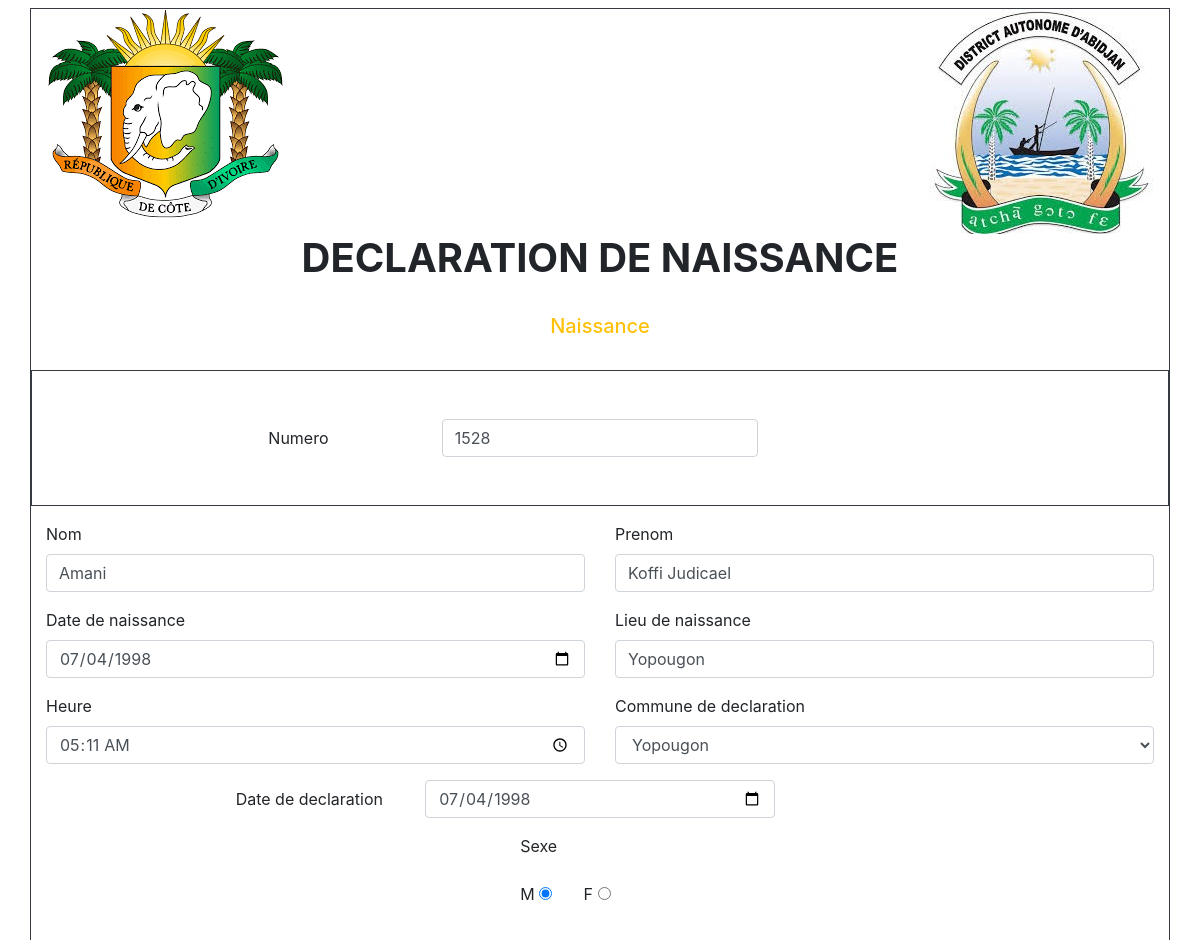
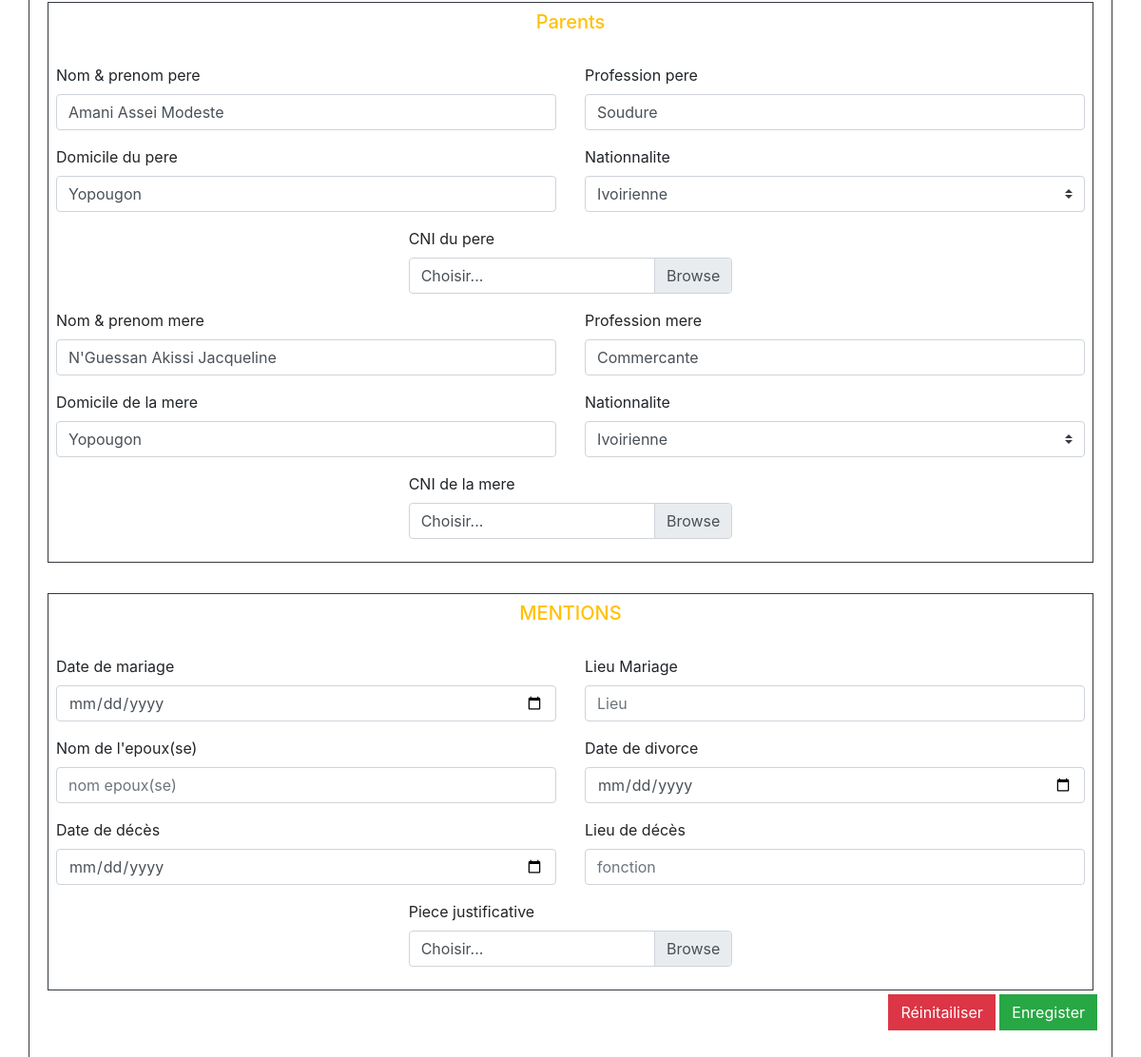
The page /index.php?modifier=1528 on the database its author committed (2 pictures, top to bottom).
### tables this page shows
CREATE TABLE IF NOT EXISTS `naissances` (
  `NUMERO` int(11) NOT NULL,
  `ID_PERE` int(11) NOT NULL,
  `ID_MERE` int(11) NOT NULL,
  `ID_AGENT` int(11) NOT NULL,
  `NOM_ENFANT` varchar(100) DEFAULT NULL,
  `PRENOM_ENFANT` varchar(100) DEFAULT NULL,
  `DATE_NAISSANCE_ENFANT` date DEFAULT NULL,
  `LIEU_NAISSANCE_ENFANT` varchar(100) DEFAULT NULL,
  `LIEU_DECLARATION_ENFANT` varchar(100) DEFAULT NULL,
  `DATE_DECLARATION_ENFANT` date DEFAULT NULL,
  `LIEU_JUSTIFICATIF_NAISSANCE` varchar(100) DEFAULT NULL,
  `SEXE_ENFANT` varchar(20) DEFAULT NULL,
  `DATE_DECES` varchar(255) DEFAULT NULL,
  `LIEU_DECES` varchar(100) DEFAULT NULL,
  `PIECE_JUSTIFICATIF_DECES` varchar(100) DEFAULT NULL,
  `HEURE_NAISSANCE_ENFANT` varchar(255) NOT NULL,
  PRIMARY KEY (`NUMERO`),
  KEY `FK_NAISSANC_ENREGISTR_AGENT` (`ID_AGENT`),
  KEY `FK_NAISSANC_ETRE_MERE_MERE` (`ID_MERE`),
  KEY `FK_NAISSANC_ETRE_PERE_PERE` (`ID_PERE`)
);

CREATE TABLE IF NOT EXISTS `peres` (
  `ID_PERE` int(11) NOT NULL AUTO_INCREMENT,
  `ID_NATIONALITE` int(11) NOT NULL,
  `NOM_PERE` varchar(100) DEFAULT NULL,
  `PROFESSION_PERE` varchar(100) DEFAULT NULL,
  `PIECE_JUSTIFICATIF_PERE` varchar(100) DEFAULT NULL,
  `DOMICILE_PERE` varchar(255) DEFAULT NULL,
  PRIMARY KEY (`ID_PERE`),
  KEY `FK_PERE_ETRE_NATIONAL` (`ID_NATIONALITE`)
);

CREATE TABLE IF NOT EXISTS `nationalites` (
  `ID_NATIONALITE` int(11) NOT NULL AUTO_INCREMENT,
  `LIBELLE_NATIONALITE` varchar(100) DEFAULT NULL,
  PRIMARY KEY (`ID_NATIONALITE`)
);

CREATE TABLE IF NOT EXISTS `meres` (
  `ID_MERE` int(11) NOT NULL AUTO_INCREMENT,
  `ID_NATIONALITE` int(11) NOT NULL,
  `NOM_MERE` varchar(100) DEFAULT NULL,
  `PROFESSION_MERE` varchar(100) DEFAULT NULL,
  `PIECE_JUSTIFICATIF_MERE` varchar(100) DEFAULT NULL,
  `DOMICILE_MERE` varchar(255) DEFAULT NULL,
  PRIMARY KEY (`ID_MERE`),
  KEY `FK_MERE_ETRE_1_NATIONAL` (`ID_NATIONALITE`)
);

### index.php (the view, shortened to what the rows shown need)
<?php
require 'config/config.php';
$nationalites = $db->query('SELECT * FROM nationalites');
$nationalite = $db->query('SELECT * FROM nationalites');
if (isset($_GET['modifier'])) {
    $numero=$_GET['modifier'];
    if (!empty($numero) AND is_numeric($numero)) {
        $extrait = $db->prepare("SELECT * FROM naissances WHERE numero=?");
        $extrait->execute(array($numero));
        $extrait = $extrait->fetch();
        $pere = $db->prepare("SELECT * FROM peres WHERE ID_PERE = ?");
        $mere = $db->prepare("SELECT * FROM meres WHERE ID_MERE = ?");
        $mere->execute(array($extrait['ID_MERE']));
        $mere = $mere->fetch();
        $pere->execute(array($extrait['ID_PERE']));
        $pere = $pere->fetch();
    }
}
?>
<html lang="en">
<head>
    <link rel="stylesheet" href="https://stackpath.bootstrapcdn.com/bootstrap/4.5.0/css/bootstrap.min.css">
    <link rel="stylesheet" href="https://cdnjs.cloudflare.com/ajax/libs/limonte-sweetalert2/7.2.0/sweetalert2.min.css">
</head>
<body>
<div class="container mt-2 border border-dark mb-2 pb-2">
  <h1 class="text-center"><strong>DECLARATION DE NAISSANCE</strong></h1>
    <br>
    <div class="mb-2 pb-2">
        <br>
        <form  id="needs-validation"  enctype="multipart/form-data" method="post" novalidate>
            <div class="form-group row border border-dark p-5 ">
                <div class="col-sm-4">
                <input type="number" class="form-control" id="numero"  name="numero" aria-describedby="inputGroupPrepend" value="<?php if(isset($extrait['NUMERO'])){ echo $extrait['NUMERO']; } ;?>" required>
                </div>
            </div>
            <div class="row ">
                                <div class="col-sm-6 col-md-6 col-xs-12">
                                    <div class="form-group">
                                        <label for="firstname">Nom</label>
                                        <input type="text" id="nom" name="nom" value="<?php if(isset($extrait['NOM_ENFANT'])){ echo $extrait['NOM_ENFANT']; } ;?>" placeholder="nom" class="form-control" aria-describedby="inputGroupPrepend"  required/>
                                    </div>
                                </div>
                                <div class="col-sm-6 col-md-6 col-xs-12">
                                    <div class="form-group">
                                        <label for="prenom">Prenom</label>
                                        <input type="text" id="prenom" name="prenom" value="<?php if(isset($extrait['PRENOM_ENFANT'])){ echo $extrait['PRENOM_ENFANT']; } ;?>" placeholder="Prenom" class="form-control" aria-describedby="inputGroupPrepend"  required/>
                                    </div>
                                </div>
                            </div>
                            <div class="row">
                                <div class="col-sm-6 col-md-6 col-xs-12">
                                    <div class="form-group">
                                        <label for="date_naissance">Date de naissance</label>
                                        <input type="date" id="date_naiss" name="date_naiss" max="<?php echo date("Y-m-d"); ?>" class="form-control" value="<?php if(isset($extrait['DATE_NAISSANCE_ENFANT'])){ echo $extrait['DATE_NAISSANCE_ENFANT']; } ;?>" aria-describedby="inputGroupPrepend"  required />
                                    </div>
                                </div>
                                <div class="col-sm-6 col-md-6 col-xs-12">
                                    <div class="form-group">
                                        <label for="lieu_naiss">Lieu de naissance</label>
                                        <input type="text" id="lieu_naiss" name="lieu_naiss" class="form-control" aria-describedby="inputGroupPrepend"  value="<?php if(isset($extrait['LIEU_NAISSANCE_ENFANT'])){ echo $extrait['LIEU_NAISSANCE_ENFANT']; } ;?>" required/>
                                    </div>
                                </div>
                            </div>
                            <div class="row">
                                <div class="col-sm-6 col-md-6 col-xs-12">
                                    <div class="form-group">
                                        <label for="heure_naiss">Heure</label>
                                        <input type="time" id="heure_naiss" name="heure_naiss" class="form-control" value="<?php if(isset($extrait['HEURE_NAISSANCE_ENFANT'])){ echo $extrait['HEURE_NAISSANCE_ENFANT']; } ;?>" aria-describedby="inputGroupPrepend"  required/>
                                    </div>
                                </div>
                                <div class="col-sm-6 col-md-6 col-xs-12">
                                    <div class="form-group">
                                        <label for="lieu_declaration">Commune de declaration</label>
                                        <select name="lieu_declaration" id="" class="form-control" required>
                                            <option <?php if(isset($extrait['LIEU_DECLARATION_ENFANT'])){ if(strtolower($extrait['LIEU_DECLARATION_ENFANT']) == 'yopougon'){echo("selected");}} ?> value="yopougon">Yopougon</option>
                                        </select>
                                    </div>
                                </div>
                            </div>
                            <div class="form-group row">
                                <div class="col-sm-4">
                                <input type="date" class="form-control" max="<?php echo date("Y-m-d"); ?>" id="date_declaration" value="<?php if(isset($extrait['DATE_DECLARATION_ENFANT'])){ echo $extrait['DATE_DECLARATION_ENFANT']; } ;?>" name="date_declaration" aria-describedby="inputGroupPrepend" required >
                                </div>
                            </div>
                            <div class="row">
                                <div class="col-sm-4">
                                    <div class="form-group">
                                        <label>Sexe</label>
                                    </div>
                                    <label class="text-black "> M </label> <input type="radio"  id="sexe1" name="sexe" value="masculin" <?php if(isset($extrait['SEXE_ENFANT'])){ if(strtolower($extrait['SEXE_ENFANT']) == 'masculin'){echo("checked");}}else{ echo "checked";} ?>> &nbsp;&nbsp;&nbsp;&nbsp;&nbsp;
                                    <label class="text-black "> F </label> <input type="radio"  id="sexe2" name="sexe" value="feminin" <?php if(isset($extrait['SEXE_ENFANT'])){ if(strtolower($extrait['SEXE_ENFANT']) == 'feminin'){echo("checked");}}?> >
                                </div>
                            </div>
    <br>
                        <div class="border border-dark p-2 m-1">
                            <br>
                            <div class="row ">
                                <div class="col-sm-6 col-md-6 col-xs-12">
                                    <div class="form-group">
                                        <label for="firstname">Nom & prenom pere</label>
                                        <input type="text" id="nom_pere"  name="nom_pere" value="<?php if(isset($pere['NOM_PERE'])){ echo $pere['NOM_PERE']; } ;?>" class="form-control" aria-describedby="inputGroupPrepend" required />
                                    </div>
                                </div>
                                <div class="col-sm-6 col-md-6 col-xs-12">
                                    <div class="form-group">
                                        <label for="lastname">Profession pere</label>
                                        <input type="text" id="fonction_pere" name="fonction_pere" value="<?php if(isset($pere['PROFESSION_PERE'])){ echo $pere['PROFESSION_PERE']; } ;?>" placeholder="fonction" class="form-control" aria-describedby="inputGroupPrepend"  required/>
                                    </div>
                                </div>
                            </div>
                            <div class="row">
                                <div class="col-sm-6 col-md-6 col-xs-12">
                                    <div class="form-group">
                                        <label for="domicile_pere">Domicile du pere</label>
                                        <input type="text" id="domicile_pere" name="domicile_pere" value="<?php if(isset($pere['DOMICILE_PERE'])){ echo $pere['DOMICILE_PERE']; } ;?>" placeholder="domicile pere" class="form-control" aria-describedby="inputGroupPrepend" required />
                                    </div>
                                </div>
                                <div class="col-sm-6 col-md-6">
                                    <div class="form-group">
                                        <label for="sexe">Nationnalite</label>
                                        <select class="custom-select" name="nationalite_pere" required>
                                            <?php while($a = $nationalites->fetch() ): ?>
                                                <option <?php if(isset($pere['ID_NATIONALITE'])){ if($pere['ID_NATIONALITE'] == $a['ID_NATIONALITE']){echo("selected");}} ?>  value="<?php if(isset($a['ID_NATIONALITE'])){echo $a['ID_NATIONALITE'];} ;?>"  > <?php echo $a['LIBELLE_NATIONALITE'] ?>  </option>
                                            <?php endwhile ?>
                                        </select>
                                    </div>
                            </div>
                        </div>
                            <div class="row">
                                <div class="col-sm-6 col-md-6 col-xs-12">
                                    <div class="form-group">
                                        <label for="firstname">Nom & prenom mere</label>
                                        <input type="text" id="nom_mere" name="nom_mere" class="form-control" value="<?php if(isset($mere['NOM_MERE'])){ echo $mere['NOM_MERE']; } ;?>" aria-describedby="inputGroupPrepend"  required/>
                                    </div>
                                </div>
                                <div class="col-sm-6 col-md-6 col-xs-12">
                                    <div class="form-group">
                                        <label for="lastname">Profession mere</label>
                                        <input type="text" id="fonction_mere" name="fonction_mere"  value="<?php if(isset($mere['PROFESSION_MERE'])){ echo $mere['PROFESSION_MERE']; } ;?>" placeholder="fonction" class="form-control" aria-describedby="inputGroupPrepend"  required/>
                                    </div>
                                </div>
                            </div>
                            <div class="row">
                                <div class="col-sm-6 col-md-6 col-xs-12">
                                    <div class="form-group">
                                        <label for="domicile_pere">Domicile de la mere</label>
                                        <input type="text" name="domicile_mere"  id="domicile_mere" value="<?php if(isset($mere['DOMICILE_MERE'])){ echo $mere['DOMICILE_MERE']; } ;?>" placeholder="domicile pere" class="form-control" aria-describedby="inputGroupPrepend"  required/>
                                    </div>
                                </div>
                                <div class="col-sm-6 col-md-6">
                                    <div class="form-group">
                                        <label for="sexe">Nationnalite</label>
                                        <select class="custom-select" name="nationalite_mere" required>
                                            <?php while($b = $nationalite->fetch() ): ?>
                                        <option <?php if(isset($mere['ID_NATIONALITE'])){ if($mere['ID_NATIONALITE'] == $b['ID_NATIONALITE']){echo("selected");}} ?>  value="<?php if(isset($b['ID_NATIONALITE'])){echo $b['ID_NATIONALITE'];} ;?>"  > <?php echo $b['LIBELLE_NATIONALITE'] ?>  </option>
                                        <?php endwhile ?>
                                                                                </select>
                                    </div>
                            </div>
                        </div>
                            </div>
                            <br>
        </form>
    </div>
</div>
</body>
</html>

### rows shown on the page
naissances: numero "1528", nom "Amani", prenom "Koffi Judicael", date_naiss "07/04/1998", lieu_naiss "Yopougon", heure_naiss "05:11", lieu_declaration "Yopougon", date_declaration "07/04/1998", SEXE_ENFANT "☑"
peres: nom_pere "Amani Assei Modeste", fonction_pere "Soudure", domicile_pere "Yopougon", nationalite_pere "Ivoirienne"
meres: nom_mere "N'Guessan Akissi Jacqueline", fonction_mere "Commercante", domicile_mere "Yopougon", nationalite_mere "Ivoirienne"
